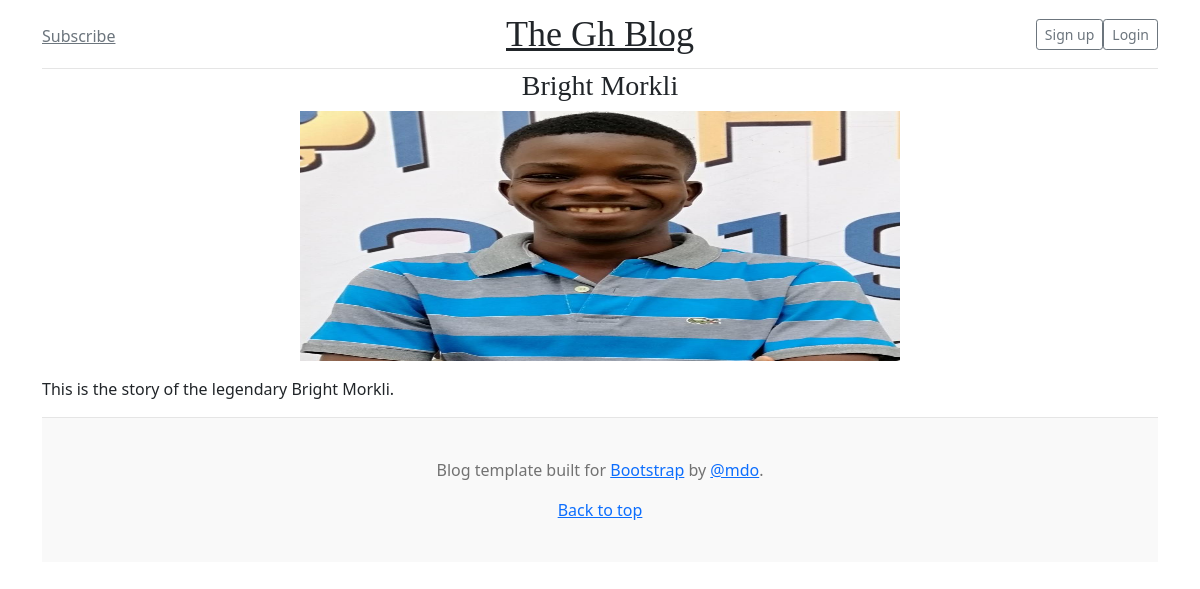
The app's page /11/ with its own data.
### blog/models.py (models this page shows, shortened)
class Blog(models.Model):
    STATUS_CHOICES = (
        ('draft', 'draft'),
        ('published', 'published')
    )
    author = models.ForeignKey(User, on_delete=models.CASCADE)
    title = models.CharField(max_length=105)
    cover_image = models.ImageField(upload_to='images/', blank=True, null=True)
    body = models.TextField()
    date_published = models.DateTimeField(default=timezone.now)
    status = models.CharField(max_length=10, choices=STATUS_CHOICES)
    category = models.ForeignKey(Category, on_delete=models.CASCADE, max_length=50)
    class Meta:
        ordering = ('-date_published',)

### blog/views.py (the view)
# urls.py: path('<int:id>/', views.detail_view, name='detail_view' ),
def detail_view(request, id):
    blog = get_object_or_404(Blog, id=id)
    template_name = 'blog/detail_view.html'
    context = {'blog': blog}
    return render(request, template_name, context)

### blog/templates/blog/detail_view.html (shortened to what this page needs)
{% extends 'blog/base.html' %}
{% load static %}
    {% block content %}
        <div style="text-align: center;">
          <h3>{{blog.title}}</h3>
        <img src="{{blog.cover_image.url}}" alt="" width="600" height="250">
        </div>
        <div class="mt-3">
          <p>{{blog.body}}</p>
        </div>
    {% endblock %}

### blog/static/blog/styles.css (style rules this page uses)
h1, h2, h3, h4, h5, h6 { font-family: "Playfair Display", Georgia, "Times New Roman", serif; }

### records on screen
Blog: title "Bright Morkli", cover_image (picture), body "This is the story of the legendary Bright Morkli."
